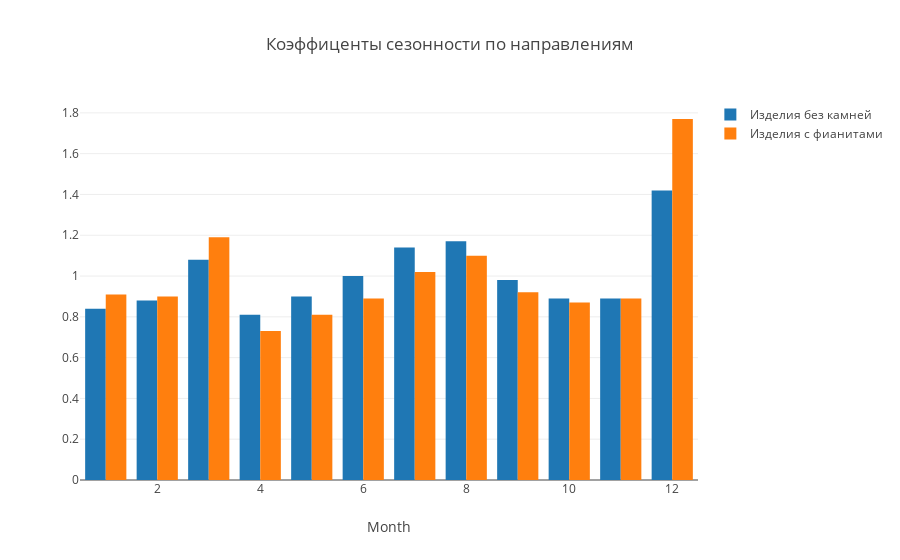

Notebook source saved alongside this figure:
### Code cell
from plotly.offline import download_plotlyjs, init_notebook_mode, plot, iplot
import plotly
import plotly.graph_objs as go
init_notebook_mode(connected=True)
trace0 = go.Bar(
    x=season_tags.Month,
    y=season_tags.BK,
    name='Изделия без камней'
)
trace1 = go.Bar(
    x=season_tags.Month,
   y=season_tags.IF,
    name='Изделия с фианитами'
)
data = [trace0, trace1]
    
layout = {'title': 'Коэффиценты сезонности по направлениям', 'xaxis': {'title': 'Month'}}
fig = go.Figure(data=data, layout=layout)
iplot(fig, show_link=False)

### Figure 1 — Plotly figure (JSON) as saved in the notebook; plotly's stock layout.template omitted (floating-point values rounded to 4 significant figures)
{"data": [{"name": "Изделия без камней", "type": "bar", "uid": "e85cd010-71ae-44ae-8103-b52ef8844c5a", "x": [1, 2, 3, 4, 5, 6, 7, 8, 9, 10, 11, 12], "y": [0.84, 0.88, 1.08, 0.81, 0.9, 1, 1.14, 1.17, 0.98, 0.89, 0.89, 1.42]}, {"name": "Изделия с фианитами", "type": "bar", "uid": "791e1777-6250-48fd-9ef6-589a674765f7", "x": [1, 2, 3, 4, 5, 6, 7, 8, 9, 10, 11, 12], "y": [0.91, 0.9, 1.19, 0.73, 0.81, 0.89, 1.02, 1.1, 0.92, 0.87, 0.89, 1.77]}], "layout": {"title": "Коэффиценты сезонности по направлениям", "xaxis": {"title": "Month"}}}
